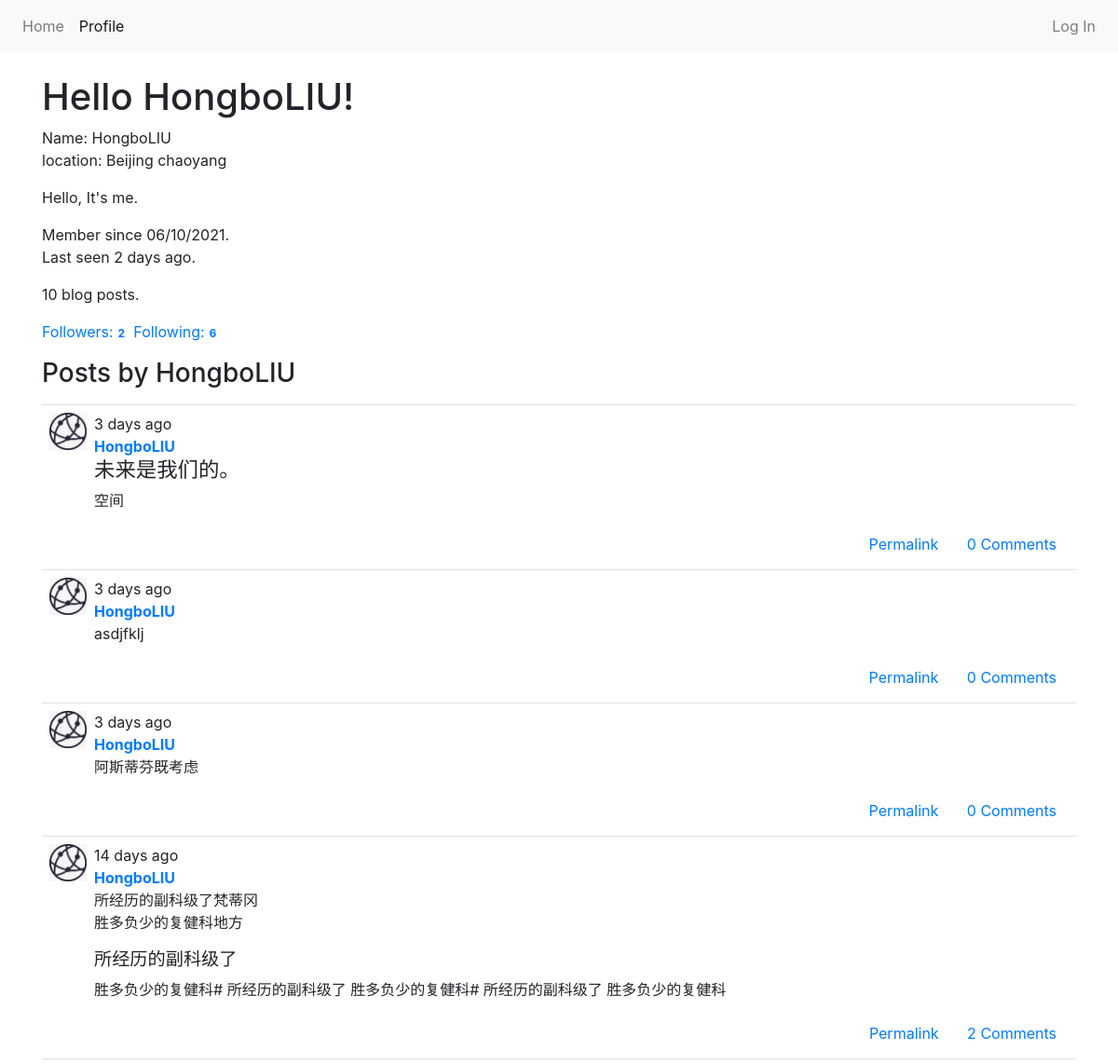
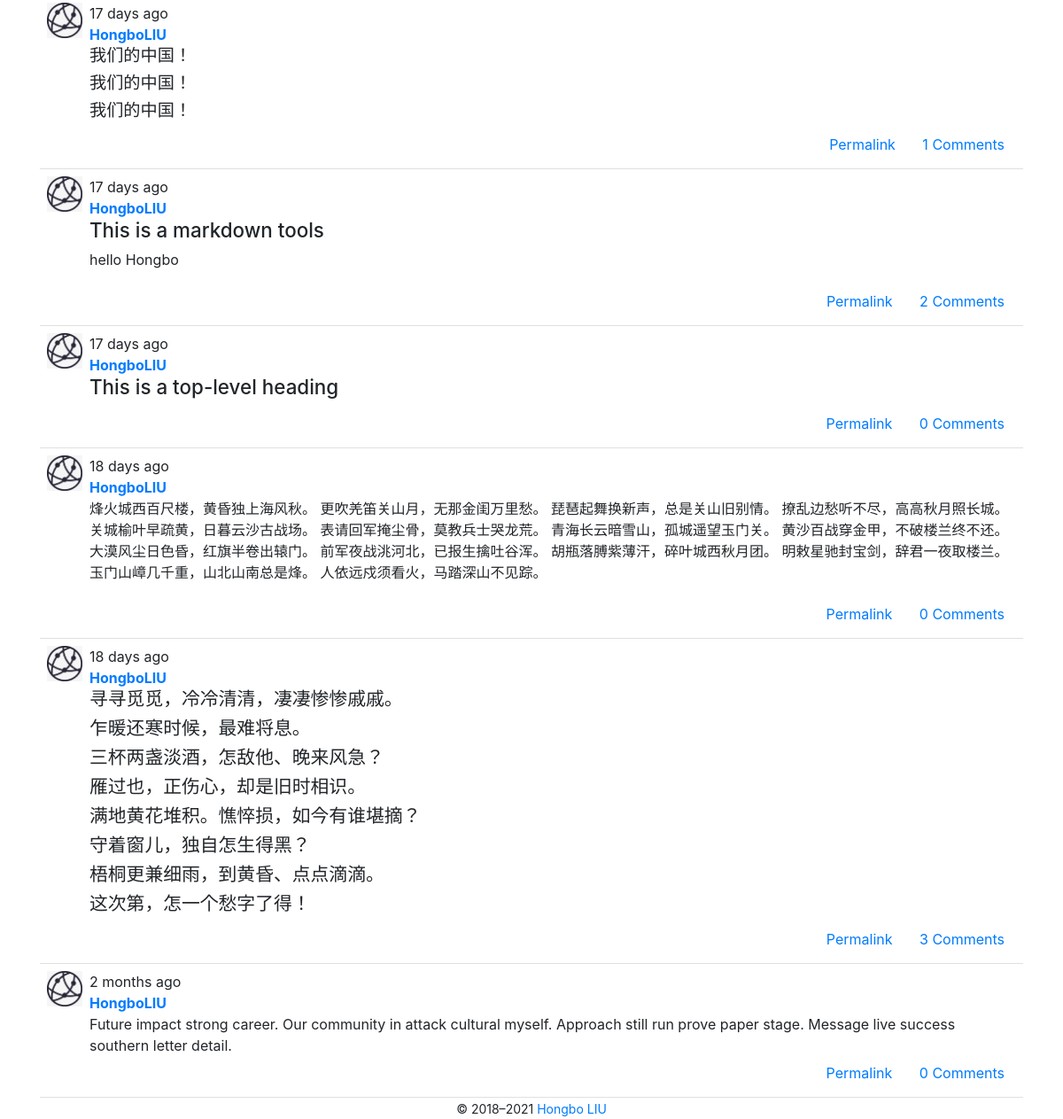
Page /user/HongboLIU on the committed database (2 pictures, top to bottom).
### app/models.py (models this page shows, shortened)
class User(UserMixin, db.Model):
    __tablename__ = 'users'
    id = db.Column(db.Integer, primary_key=True)
    email = db.Column(db.String(64), unique=True, index=True)
    username = db.Column(db.String(64),  unique=True, index=True)
    password_hash = db.Column(db.String(128))
    role_id = db.Column(db.Integer, db.ForeignKey('roles.id'))
    confirmed = db.Column(db.Boolean, default=False)
    name = db.Column(db.String(64))
    location = db.Column(db.String(64))
    about_me = db.Column(db.Text())
    member_since = db.Column(db.DateTime(), default=datetime.utcnow)
    last_seen = db.Column(db.DateTime(), default=datetime.utcnow)
    posts = db.relationship('Post', backref='author', lazy='dynamic')
    followed = db.relationship('Follow', foreign_keys=[Follow.follower_id],
                               backref=db.backref('follower', lazy='joined'),
                               lazy='dynamic', cascade='all, delete-orphan')
    follower = db.relationship('Follow', foreign_keys=[Follow.followed_id],
                               backref=db.backref('followed', lazy='joined'),
                               lazy='dynamic', cascade='all, delete-orphan')
    comments = db.relationship('Comment', backref='author',lazy='dynamic')
    @property
    def password(self):
        raise AttributeError('Password is not a readable attribute')

class Post(db.Model):
    __tablename__ = 'posts'
    id = db.Column(db.Integer, primary_key=True)
    body = db.Column(db.Text)
    body_html = db.Column(db.Text)
    timestamp = db.Column(db.DateTime, index=True, default=datetime.utcnow)
    author_id = db.Column(db.Integer, db.ForeignKey('users.id'))
    comments = db.relationship('Comment', backref='post', lazy='dynamic')

### app/main/views.py (the view)
@main.route('/user/<username>')
def user(username):
    user = User.query.filter_by(username=username).first()
    if user is None:
        abort(404)
    page = request.args.get('page', 1, type=int)
    pagination = user.posts.order_by(Post.timestamp.desc()).paginate(
        page, per_page=current_app.config['FLASKY_POSTS_PER_PAGE'], error_out=False)
    posts = pagination.items
    return render_template('user.html', user=user, posts=posts, pagination=pagination)

### app/auth/views.py (called while the page is built)
@auth.before_app_request
def before_request():
    if current_user.is_authenticated:
        current_user.ping()
        if not current_user.confirmed and request.blueprint != 'auth' and request.endpoint != 'static':
            return redirect(url_for('auth.unconfirmed'))

### app/main/__init__.py (called while the page is built)
@main.app_context_processor
def inject_permissions():
    return dict(Permission=Permission)

### app/models.py (called while the page is built)
    def can(self, permissions):
        return False

    def is_administrator(self):
        return False

### app/templates/user.html (shortened to what this page needs)
{% extends "base.html" %}
{% block page_content %}
<div class="page-header">
    <h1>Hello {{ user.username }}!</h1>
    {% if user.username or user.location %}
    <p>
        {% if user.username %} Name: {{ user.username }} {% endif %}<br>
        {% if user.location %}
            location: {{ user.location }}
        {% endif %}
    </p>
    {% endif %}
    {% if user.about_me %}<p>{{ user.about_me }}</p>{% endif %}
    <p>
        Member since {{ moment(user.member_since).format('L') }}.<br>
        Last seen {{ moment(user.last_seen).fromNow() }}.
    </p>
    <p>{{ user.posts.count() }} blog posts.</p>
    <p>
        <a href="{{ url_for('.followers', username=user.username) }}">
            Followers:<span class="badge">{{ user.follower.count()-1 }}</span></a>
        <a href="{{ url_for('.followed_by', username=user.username) }}">
            Following:<span class="badge">{{ user.followed.count()-1 }}</span></a>
    </p>
    <h3>  Posts by {{ user.username }}</h3>
    {% include '_posts.html' %}
</div>
{% endblock %}

### app/templates/base.html (shortened to what this page needs)
{% from 'bootstrap/nav.html' import render_nav_item %}
{% from 'bootstrap/utils.html' import render_messages %}
<!DOCTYPE html>
<html lang="en">
    <head>
        {% block head %}
            {% block styles %}
                <link rel="stylesheet" type="text/css" href="{{ url_for('static', filename='styles.css') }}">
                {{ bootstrap.load_css() }}
            {% endblock %}
        {% endblock %}
    </head>
    <body>
    {% include "nav.html" %}
    <div class="container">
        {% block page_content %}{% endblock %}
    </div>
    <footer class="text-center">
        {% block footer %}
            <small> &copy; 2018–<script>document.write(new Date().getFullYear())</script> <a href="https://www.linkedin.com/in/hongbo-liu-b1753a3a/" title="Written by Hongbo LIU">Hongbo LIU</a>
            </small>
        {% endblock %}
    </footer>
    </body>
</html>

### app/templates/nav.html (shortened to what this page needs)
    <nav class="navbar navbar-expand-lg navbar-light bg-light mb-4">
        <div class="collapse navbar-collapse" id="navbarSupportedContent">
            <div class="navbar-nav mr-auto">
                {{ render_nav_item('main.index', 'Home') }}
                {{ render_nav_item('main.user', 'Profile', username=current_user.username) }}
            </div>
            <div class="navbar-nav ml-auto">
                {% if current_user.is_authenticated %}
                {{ render_nav_item('auth.logout', 'Log Out') }}
                {% else %}
                {{ render_nav_item('auth.login', 'Log In') }}
                {% endif %}
            </div>
        </div>
    </nav>

### app/templates/_posts.html (shortened to what this page needs)
<ul class="posts">
    {% for post in posts %}
    <li class="post">
        <div class="post-thumbnail">
            <a href="{{ url_for('.user', username=post.author.username) }}">
                <img class="img-rounded profile-thumbnail" src="/static/588ku.jpg" height="40" width="40">
            </a>
        </div>
        <div class="post-content">
            <div class="post-data">{{ moment(post.timestamp).fromNow() }}</div>
            <div class="post-author"><a href="{{ url_for('.user', username=post.author.username) }}">{{ post.author.username }}</a></div>
            <div class="post-body">
                {% if post.body_html %}
                    {{ post.body_html | safe }}
                {% else %}
                    {{ post.body }}
                {% endif %}
            </div>
            <div class="post-footer">
                <a href="{{ url_for('.post', id=post.id) }}">
                    <span class="btn btn-link">Permalink</span>
                </a>
                <a href="{{ url_for('.post', id=post.id) }}#comments">
                    <span class="btn btn-link">{{ post.comments.count() }} Comments</span>
                </a>
            </div>
        </div>
    </li>
    {% endfor %}
</ul>

### app/static/styles.css (style rules this page uses)
.profile-thumbnail { position: absolute; }
ul.posts { list-style-type: none; padding: 0px; margin: 16px 0px 0px 0px; border-top: 1px solid #e0e0e0; }
ul.posts li.post { padding: 8px; border-bottom: 1px solid #e0e0e0; }
div.post-author { font-weight: bold; }
div.post-thumbnail { position: absolute; }
div.post-content { margin-left: 48px; min-height: 48px; }
div.post-footer { text-align: right; }
.post-body h1 { font-size: 140%; }
.post-body h2 { font-size: 130%; }
.post-body h3 { font-size: 120%; }

### rows in the picture
User: username "HongboLIU", location "Beijing chaoyang", about_me "Hello, It's me.", member_since "06/10/2021", last_seen "2 days ago"
Post: timestamp "3 days ago", author.username "HongboLIU", body_html "未来是我们的。 空间", comments.count "0"
Post: timestamp "3 days ago", author.username "HongboLIU", body_html "asdjfklj", comments.count "0"
Post: timestamp "3 days ago", author.username "HongboLIU", body_html "阿斯蒂芬既考虑", comments.count "0"
Post: timestamp "14 days ago", author.username "HongboLIU", body_html "所经历的副科级了梵蒂冈 胜多负少的复健科地方 所经历的副科级了 胜多负少的复健科# 所经历的副科级了 胜多负少的复健科# 所经历的副科级了 胜多负少的复健科", comments.count "2"
Post: timestamp "17 days ago", author.username "HongboLIU", body_html "我们的中国！ 我们的中国！ 我们的中国！", comments.count "1"
Post: timestamp "17 days ago", author.username "HongboLIU", body_html "This is a markdown tools hello Hongbo", comments.count "2"
Post: timestamp "17 days ago", author.username "HongboLIU", body_html "This is a top-level heading", comments.count "0"
Post: timestamp "18 days ago", author.username "HongboLIU", body_html "烽火城西百尺楼，黄昏独上海风秋。 更吹羌笛关山月，无那金闺万里愁。 琵琶起舞换新声，总是关山旧别情。 撩乱边愁听不尽，高高秋月照长城。 关城榆叶早疏黄，日暮云沙古战场。 表请回军掩尘骨，莫教兵士哭龙荒。 青海长云暗雪山，孤城遥望玉门关。 黄沙百战穿金甲，不破楼兰终不还。 大漠风尘日色昏，红旗半卷出辕门。 前军夜战洮河北，已报生擒吐谷浑。 胡瓶落膊紫薄汗，碎叶城西秋月团。 明敕星驰封宝剑，辞君一夜取楼兰。 玉门山嶂几千重，山北山南总是烽。 人依远戍须看火，马踏深山不见踪。", comments.count "0"
Post: timestamp "18 days ago", author.username "HongboLIU", body_html "寻寻觅觅，冷冷清清，凄凄惨惨戚戚。 乍暖还寒时候，最难将息。 三杯两盏淡酒，怎敌他、晚来风急？ 雁过也，正伤心，却是旧时相识。 满地黄花堆积。憔悴损，如今有谁堪摘？ 守着窗儿，独自怎生得黑？ 梧桐更兼细雨，到黄昏、点点滴滴。 这次第，怎一个愁字了得！", comments.count "3"
Post: timestamp "2 months ago", author.username "HongboLIU", body "Future impact strong career. Our community in attack cultural myself. Approach still run prove paper stage. Message live success southern letter detail.", comments.count "0"

### other values in the picture
{{ render_nav_item('main.index', 'Home') }} "Home"
{{ render_nav_item('auth.login', 'Log In') }} "Log In"
{{ user.posts.count() }} "10"
{{ user.follower.count()-1 }} "2"
{{ user.followed.count()-1 }} "6"
